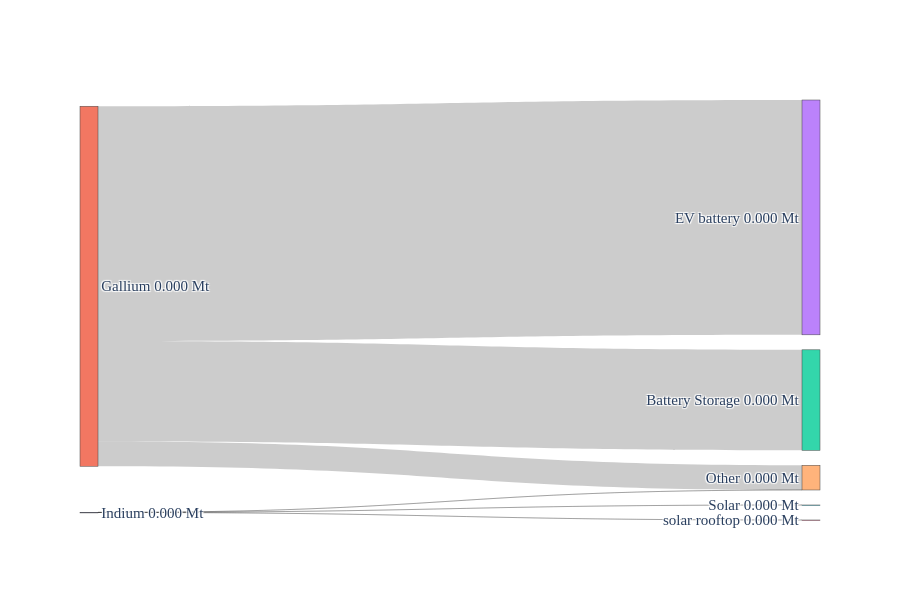

This figure's notebook cell:
### Code cell
network_key = sample_low_wind
df_merged, totals_Mt = compute_mineral_usage(
    network_key,
    n,
    all_minerals,
    "Market share current",
    mineral_intensities,
    tech_scenarios,
)

# assuming `criticality` DataFrame exists and includes
# "GeoPolRisk Characterization Factor [eq. Kg-Cu/Kg]" and a mineral name column
plot_mineral_to_tech_sankey(
    df_merged,
    ["Indium", "Gallium"],
    tech_col=None,
    network_name=network_key,
    mode="mass",
    # criticality_df=criticality,
    criticality_min_col=None,  # or the actual mineral name column in your `criticality` DF
    criticality_score_col="GeoPolRisk Characterization Factor [eq. Kg-Cu/Kg]",
    fmt_decimals=3,
    min_tech_share=0.05,
)

### Figure 1 — Plotly figure (JSON) as saved in the notebook; plotly's stock layout.template omitted (floating-point values rounded to 4 significant figures)
{"data": [{"link": {"customdata": ["Gallium → Battery Storage: 0.000 Mt", "Gallium → EV battery: 0.000 Mt", "Gallium → Other: 0.000 Mt", "Indium → Other: 0.000 Mt", "Indium → Solar: 0.000 Mt", "Indium → solar rooftop: 0.000 Mt"], "source": [1, 1, 1, 0, 0, 0], "target": [2, 3, 4, 4, 5, 6], "value": [0.000138, 0.0003225, 3.393e-05, 1.975e-11, 5e-09, 5e-09]}, "node": {"customdata": [1.002e-08, 0.0004944, 0.000138, 0.0003225, 3.393e-05, 5e-09, 5e-09], "label": ["Indium\n0.000 Mt", "Gallium\n0.000 Mt", "Battery Storage\n0.000 Mt", "EV battery\n0.000 Mt", "Other\n0.000 Mt", "Solar\n0.000 Mt", "solar rooftop\n0.000 Mt"], "pad": 15, "thickness": 18}, "type": "sankey"}], "layout": {"font": {"family": "Georgia, serif, Arial, sans-serif", "size": 15}, "height": 600, "title": {"text": ""}, "width": 900}}
